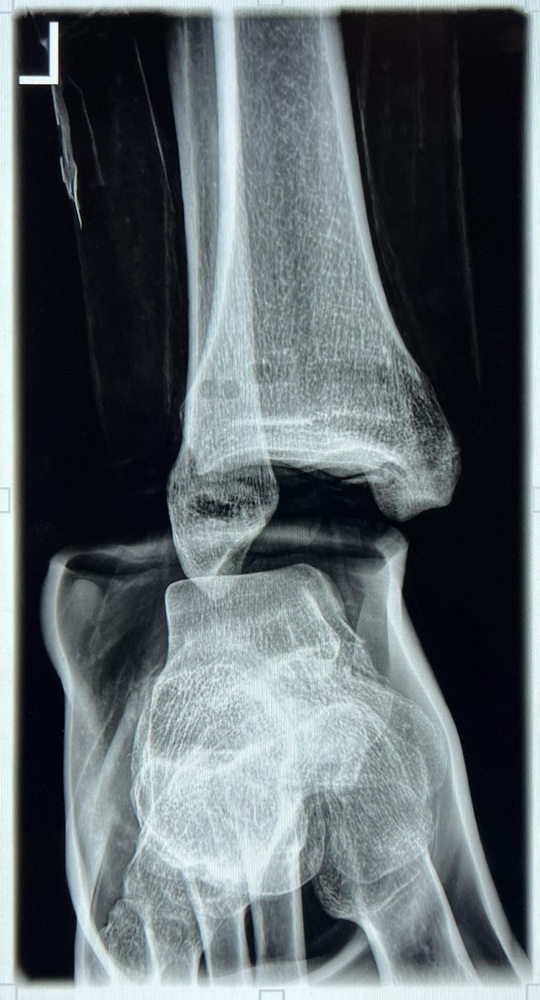
#> input picture IMG_9623_flipH.jpg, 540 x 1000 px, shrunk from 1784 x 3303 before the run, given as the content of the folder D:/Minor/Classification/X-ray/Oude data/OG/Too small, which was not available
$ python Augmentation.py
#> lines starting #> are read from the running program, lines starting #| are printed output that depends on the picture; pictures that were not available may be replaced by others from this repository, and a replacement may not be noted
import os
from PIL import Image
from tqdm import tqdm

def augment_images_with_flips(source_dir, output_dir):
    if not os.path.exists(output_dir):
        os.makedirs(output_dir)

    for root, _, files in os.walk(source_dir):
        for file in tqdm(files):
            if file.lower().endswith(('.png', '.jpg', '.jpeg')):
                filepath = os.path.join(root, file)
                image = Image.open(filepath).convert("RGB")
#> image is the input picture: PIL image 540x1000 RGB; mean R, G, B 92.8, 102.1, 105.1

                subdir = os.path.relpath(root, source_dir)
                output_subdir = os.path.join(output_dir, subdir)
                os.makedirs(output_subdir, exist_ok=True)

                filename_wo_ext, _ = os.path.splitext(file)

                image.save(os.path.join(output_subdir, f"{filename_wo_ext}_orig.jpg"), format='JPEG')

                flipped_v = image.transpose(Image.FLIP_TOP_BOTTOM)
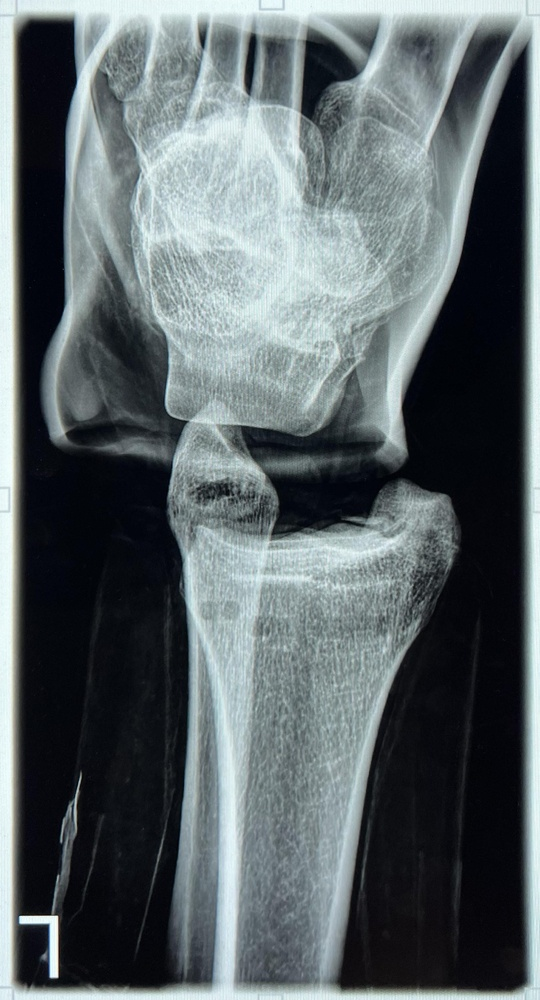
#> flipped_v: PIL image 540x1000 RGB; mean R, G, B 92.8, 102.1, 105.1
                flipped_v.save(os.path.join(output_subdir, f"{filename_wo_ext}_flipV.jpg"), format='JPEG')

                flipped_h = image.transpose(Image.FLIP_LEFT_RIGHT)
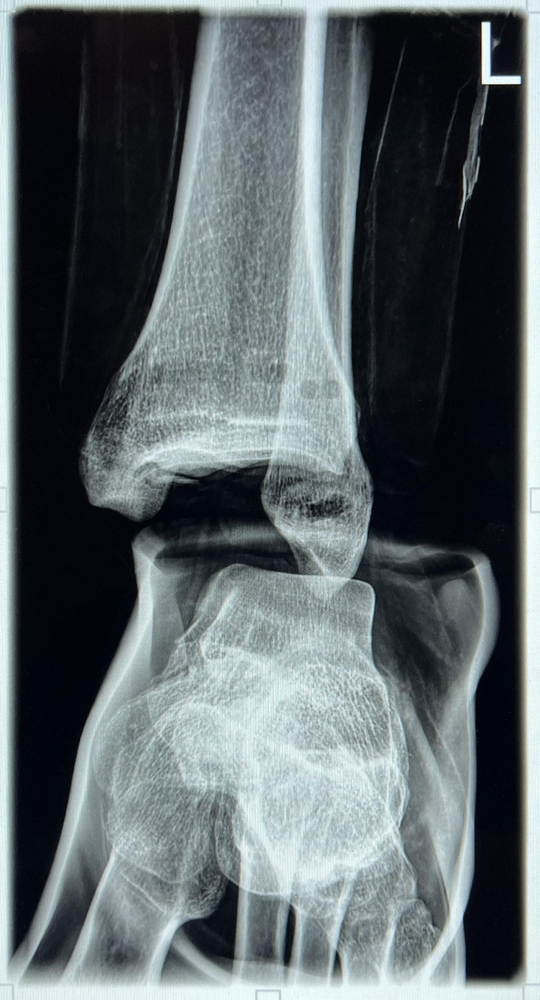
#> flipped_h: PIL image 540x1000 RGB; mean R, G, B 92.8, 102.1, 105.1
                flipped_h.save(os.path.join(output_subdir, f"{filename_wo_ext}_flipH.jpg"), format='JPEG')

                flipped_both = flipped_v.transpose(Image.FLIP_LEFT_RIGHT)
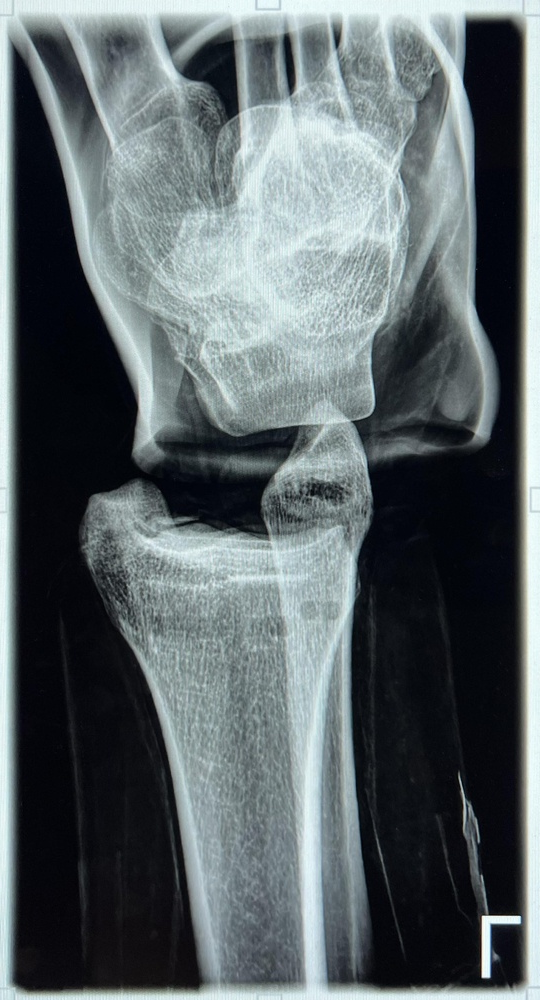
#> flipped_both: PIL image 540x1000 RGB; mean R, G, B 92.8, 102.1, 105.1
                flipped_both.save(os.path.join(output_subdir, f"{filename_wo_ext}_flipVH.jpg"), format='JPEG')

    print("Augmentatie voltooid.")

source_dir = "D:\\Minor\\Classification\\X-ray\\Oude data\\OG\\Too small"
output_dir = "D:\\Minor\\Classification\\X-ray\\Flip data\\small"

augment_images_with_flips(source_dir, output_dir)
